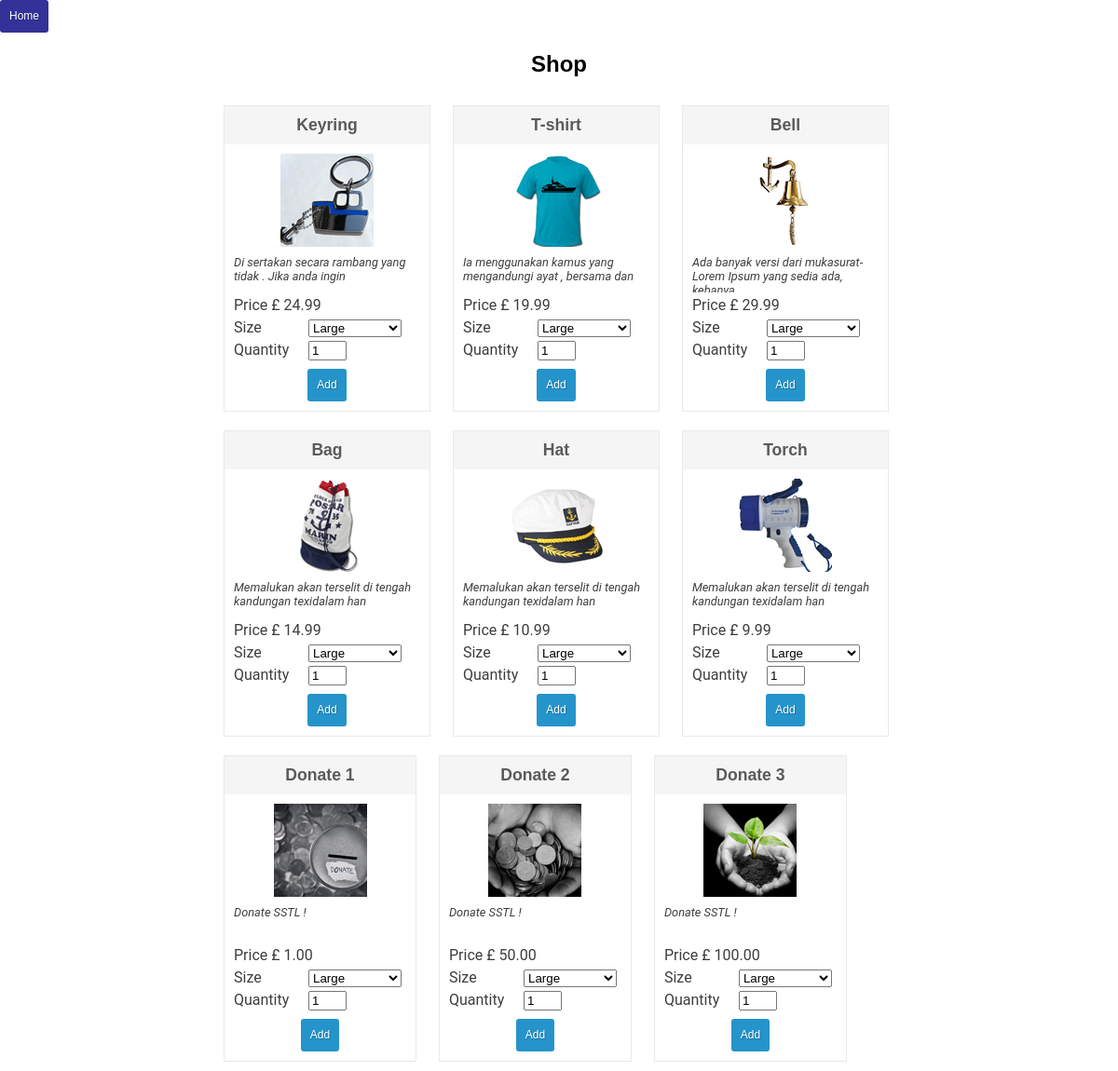
The page /shop.php on the database its author committed.
### tables this page shows
create table stock
(
product_code varchar(60) NOT NULL,
id int(11) NOT NULL,
product_name varchar(60) NOT NULL,
product_desc tinytext NOT NULL,
product_img_name varchar(60) NOT NULL,
price decimal(10,2) NOT NULL,
stockqty int(6), 
PRIMARY KEY (product_code,id)
);

### config.php (called while the page is built, shortened)
<?php
$currency = '&#163; ';
?>

### shop.php (the view, shortened to what this page needs)
<?php
include_once("config.php");
$current_url = urlencode($url="http://".$_SERVER['HTTP_HOST'].$_SERVER['REQUEST_URI']);
?>
<!DOCTYPE html>
<html>
<head>
<link href="css/styleshop.css" rel="stylesheet" type="text/css">
</head>
<body>
	<a href="index.php" class="button  " ><span>Home</span></a>
<h2 align="center">Shop</h2>
<?php
$results = $mysqli->query("SELECT product_code, product_name, product_desc, product_img_name, price FROM stock ORDER BY id ASC");
if($results){
$products_item = '<ul class="products">';
while($obj = $results->fetch_object())
{
$products_item .= <<<EOT
	<li class="product">
	<form method="post" action="cart_update.php">
	<div class="product-content"><h3>{$obj->product_name}</h3>
	<div class="product-thumb"><img src="img/{$obj->product_img_name}"></div>
	<div class="product-desc">{$obj->product_desc}</div>
	<div class="product-info">
	Price {$currency}{$obj->price}
	<fieldset class="shop_fieldset">
	<label>
		<span>Size</span>
		<select name="product_color";>
		<option value="Large">Large</option>
		<option value="Small">Small</option>
		</select>
	</label>
	<label>
		<span>Quantity</span>
		<input type="text" size="2" maxlength="2" name="product_qty" value="1" />
	</label>
	</fieldset>
	<input type="hidden" name="product_code" value="{$obj->product_code}" />
	<input type="hidden" name="type" value="add" />
	<input type="hidden" name="return_url" value="{$current_url}" />
	<div align="center"><button type="submit" class="add_to_cart">Add</button></div>
	</div></div>
	</form>
	</li>
EOT;
}
$products_item .= '</ul>';
echo $products_item;
}
?>
</body>
</html>

### css/styleshop.css (style rules this page uses)
body { margin: 0px; padding: 0px; font-family: 'Roboto', sans-serif; }
h1, h2, h3 { font-family: "Trebuchet MS", Arial, Helvetica, sans-serif; }
ul.products { padding: 0; margin: 0; max-width: 740px; margin-left: auto; margin-right: auto; }
ul.products li { display: inline-block; max-width: 200px; padding: 10px; background-color: #FFFFFF; margin: 10px; border: 1px solid #EAEAEA; color: #3D3D3D; }
ul.products li h3 { margin: -10px -10px 10px -10px; padding: 10px; text-align: center; background-color: #F5F5F5; font-family: "Trebuchet MS", Arial, Helvetica, sans-serif; font-size: 1.1em; color: #5A5A5A; }
ul.products li fieldset { border: none; padding: 5px 5px 5px 0px; margin: 0; }
ul.products li fieldset label { display:block; margin-bottom: 4px; }
ul.products li fieldset label span { width: 80px; float: left; }
ul.products li fieldset label select { min-width: 100px; }
button, .button { background-color: #2594ca; border: none; padding: 10px; display: inline-block; text-align: center; cursor: pointer; text-decoration: none; color: #FFF; min-height: 15px; font: 12px/15px Arial, Helvetica, sans-serif; text-shadow: 1px 1px 1px rgba(0, 0, 0, 0.26); border-radius: 3px; }
.product-thumb { text-align:center; }
.product-desc { font-style: italic; font-size: 0.8em; margin-bottom: 4px; height: 40px; overflow: hidden; margin-top: 5px; }

### rows shown on the page
stock: product_name "Keyring", product_img_name (picture), product_desc "Di sertakan secara rambang yang tidak . Jika anda ingin", price "24.99"
stock: product_name "T-shirt", product_img_name (picture), product_desc "Ia menggunakan kamus yang mengandungi ayat , bersama dan", price "19.99"
stock: product_name "Bell", product_img_name (picture), product_desc "Ada banyak versi dari mukasurat- Lorem Ipsum yang sedia ada,…", price "29.99"
stock: product_name "Bag", product_img_name (picture), product_desc "Memalukan akan terselit di tengah kandungan texidalam han", price "14.99"
stock: product_name "Hat", product_img_name (picture), product_desc "Memalukan akan terselit di tengah kandungan texidalam han", price "10.99"
stock: product_name "Torch", product_img_name (picture), product_desc "Memalukan akan terselit di tengah kandungan texidalam han", price "9.99"
stock: product_name "Donate 1", product_img_name (picture), product_desc "Donate SSTL !", price "1.00"
stock: product_name "Donate 2", product_img_name (picture), product_desc "Donate SSTL !", price "50.00"
stock: product_name "Donate 3", product_img_name (picture), product_desc "Donate SSTL !", price "100.00"
